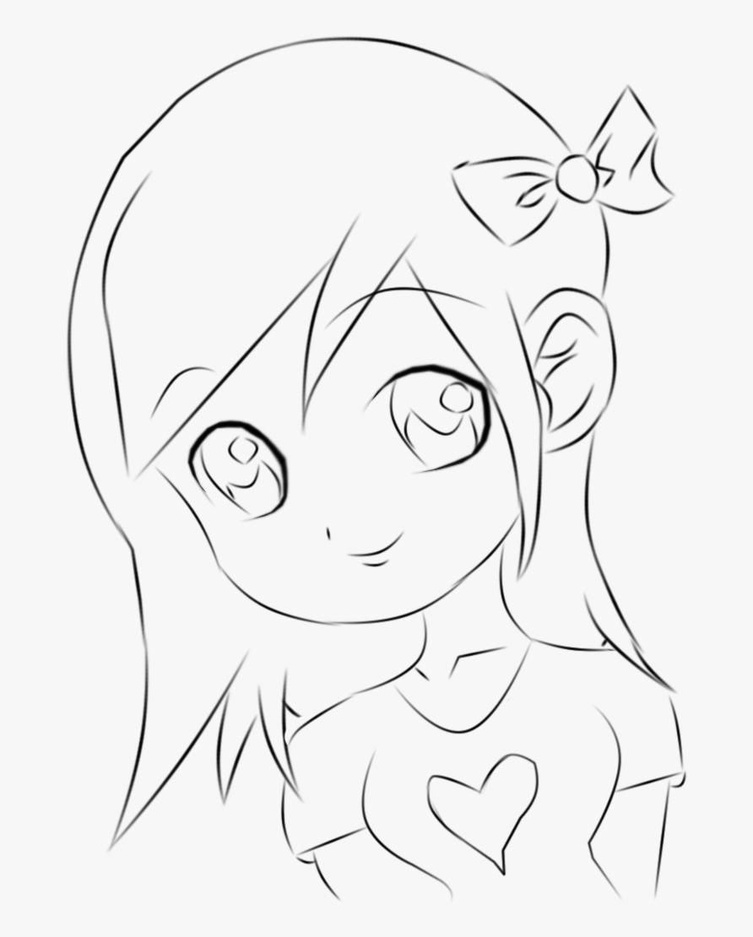
#> input picture CryptoGirl/girl.jpg, 753 x 937 px, shrunk from 892 x 1110 before the run
$ python main.py
#> lines starting #> are read from the running program, lines starting #| are printed output that depends on the picture; after the words box and inside, x2 and y2 are one past the last pixel; in counts of white or black regions, pixels touching at a corner belong together
from PIL import Image as PilImage
import numpy as np
import hashlib

FRAME_SIZE = 4

def ecb(image: PilImage.Image):
    width, height = image.size
    w_iters = width // FRAME_SIZE
    h_iters = height // FRAME_SIZE
    for w in range(w_iters):
        for h in range(h_iters):
            crop = (w * FRAME_SIZE, h * FRAME_SIZE, (w + 1) * FRAME_SIZE, (h + 1) * FRAME_SIZE)
            np_frame = np.array(image.crop(crop)).flatten()
            message = np.packbits(np_frame).tobytes()
            hash = hashlib.md5(message).digest()[:2]
            output_frame = np.array(np.unpackbits(np.frombuffer(hash, dtype=np.uint8)).reshape(FRAME_SIZE, FRAME_SIZE), dtype=bool)
            image.paste(PilImage.fromarray(output_frame), crop)
    image.save("ecb.png")

def cbc(image):
    width, height = image.size
    w_iters = width // FRAME_SIZE
    h_iters = height // FRAME_SIZE
    previous_bytes = np.array([0, 0], dtype=np.uint8)
    for w in range(w_iters):
        for h in range(h_iters):
            crop = (w * FRAME_SIZE, h * FRAME_SIZE, (w + 1) * FRAME_SIZE, (h + 1) * FRAME_SIZE)
            np_frame = np.array(image.crop(crop)).flatten()
            message = np.bitwise_xor(np.packbits(np_frame), previous_bytes, dtype=np.uint8).tobytes()
            hash = hashlib.md5(message).digest()[:2]
            previous_bytes = np.frombuffer(hash, dtype=np.uint8)
            output_frame = np.array(np.unpackbits(previous_bytes).reshape(FRAME_SIZE, FRAME_SIZE), dtype=bool)
            image.paste(PilImage.fromarray(output_frame), crop)
    image.save("cbc.png")


def main():
    source_image: PilImage.Image = PilImage.open("girl.jpg")
#> source_image is the input picture: PIL image 753x937 RGB; min 0, max 255, mean 239.5
    bin_image = source_image.convert('L').point(lambda p: 255 if p > 200 else 0, mode='1')
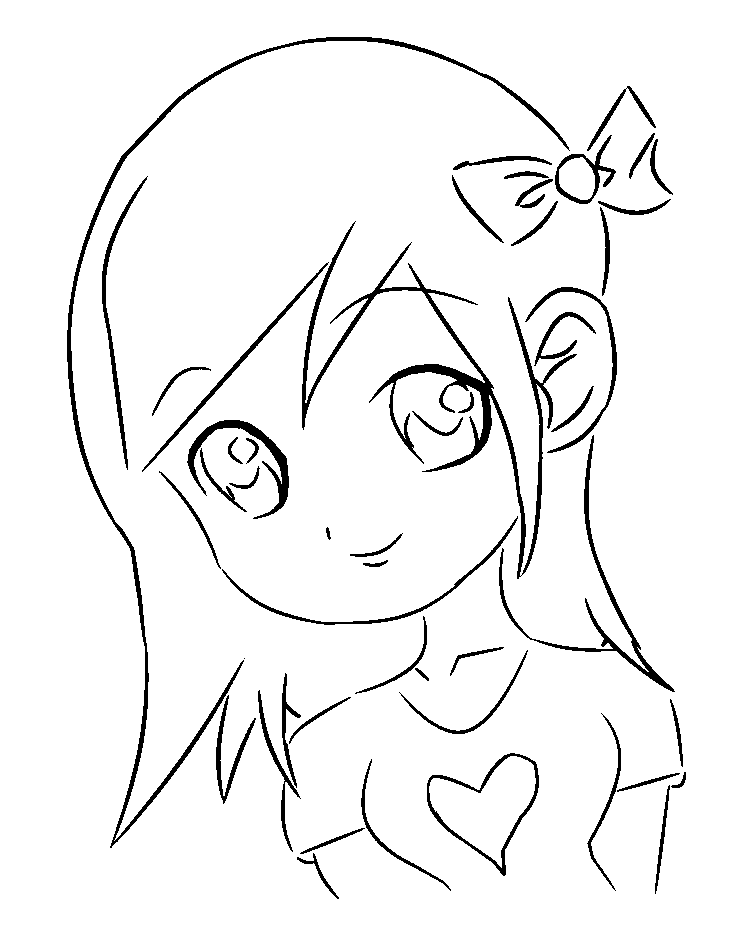
#> bin_image: PIL image 753x937 1; 95% white; 50 black regions (1 under 20 px), largest, box (x1, y1, x2, y2) and area: (302, 221, 577, 579) 7398, (67, 37, 570, 848) 5859, (499, 435, 675, 692) 2231
    # cbc(bin_image)
    ecb(bin_image)
#> after the loop in ecb, `for w in range(w_iters):`:
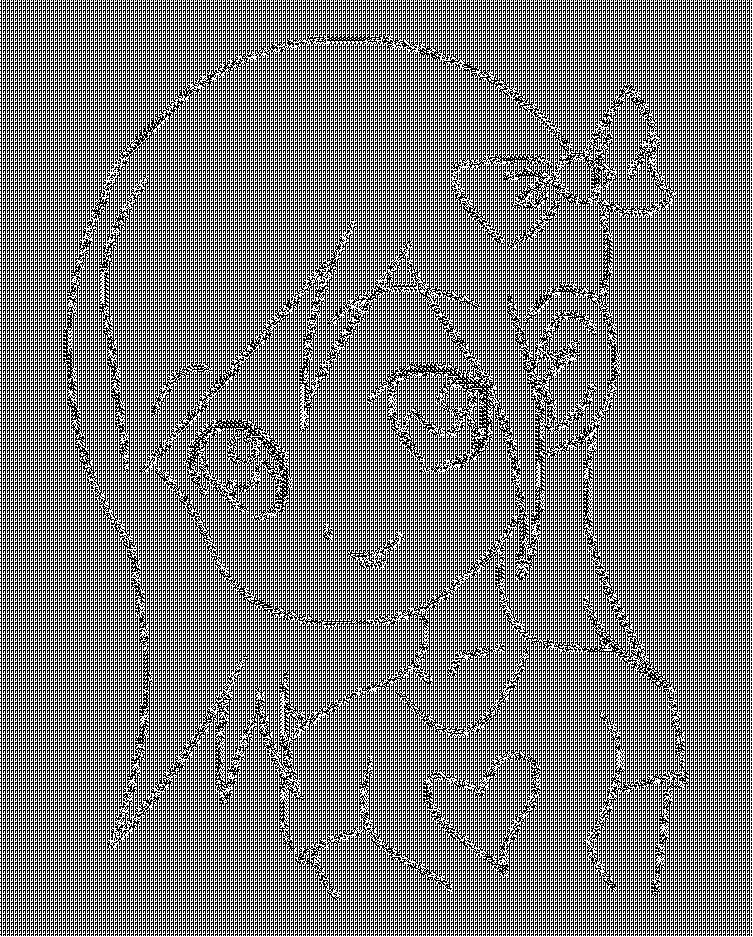
#> image: PIL image 753x937 1; 49.9% white in thin lines or dots
    # [9 lines of commented-out code are left out]


if __name__ == '__main__':
    main()
